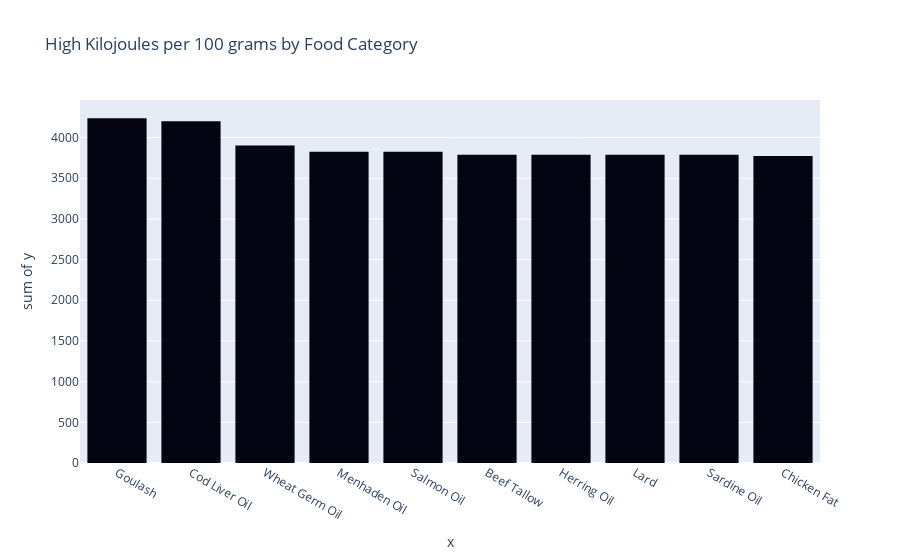

The notebook cell saved with this chart:
### Markdown cell above
### High Kilojoules

### Code cell
# top 10 food categories with the most KJ
top_10_food_categories_kj = df.nlargest(10, 'KJ_per100grams')
plt = px.histogram(df, x=top_10_food_categories_kj['FoodItem'], y=top_10_food_categories_kj['KJ_per100grams'], title='High Kilojoules per 100 grams by Food Category', color_discrete_sequence=px.colors.sequential.ice)
plt.show()

### Figure 1 — Plotly figure (JSON) as saved in the notebook; plotly's stock layout.template omitted (floating-point values rounded to 4 significant figures)
{"data": [{"alignmentgroup": "True", "bingroup": "x", "histfunc": "sum", "hovertemplate": "x=%{x}<br>sum of y=%{y}<extra></extra>", "legendgroup": "", "marker": {"color": "rgb(3, 5, 18)", "pattern": {"shape": ""}}, "name": "", "offsetgroup": "", "orientation": "v", "showlegend": false, "type": "histogram", "x": ["Goulash", "Cod Liver Oil", "Wheat Germ Oil", "Menhaden Oil", "Salmon Oil", "Beef Tallow", "Herring Oil", "Lard", "Sardine Oil", "Chicken Fat"], "xaxis": "x", "y": [4238, 4200, 3902, 3826, 3826, 3788, 3788, 3788, 3788, 3772], "yaxis": "y"}], "layout": {"barmode": "relative", "legend": {"tracegroupgap": 0}, "title": {"text": "High Kilojoules per 100 grams by Food Category"}, "xaxis": {"anchor": "y", "domain": [0, 1], "title": {"text": "x"}}, "yaxis": {"anchor": "x", "domain": [0, 1], "title": {"text": "sum of y"}}}}
